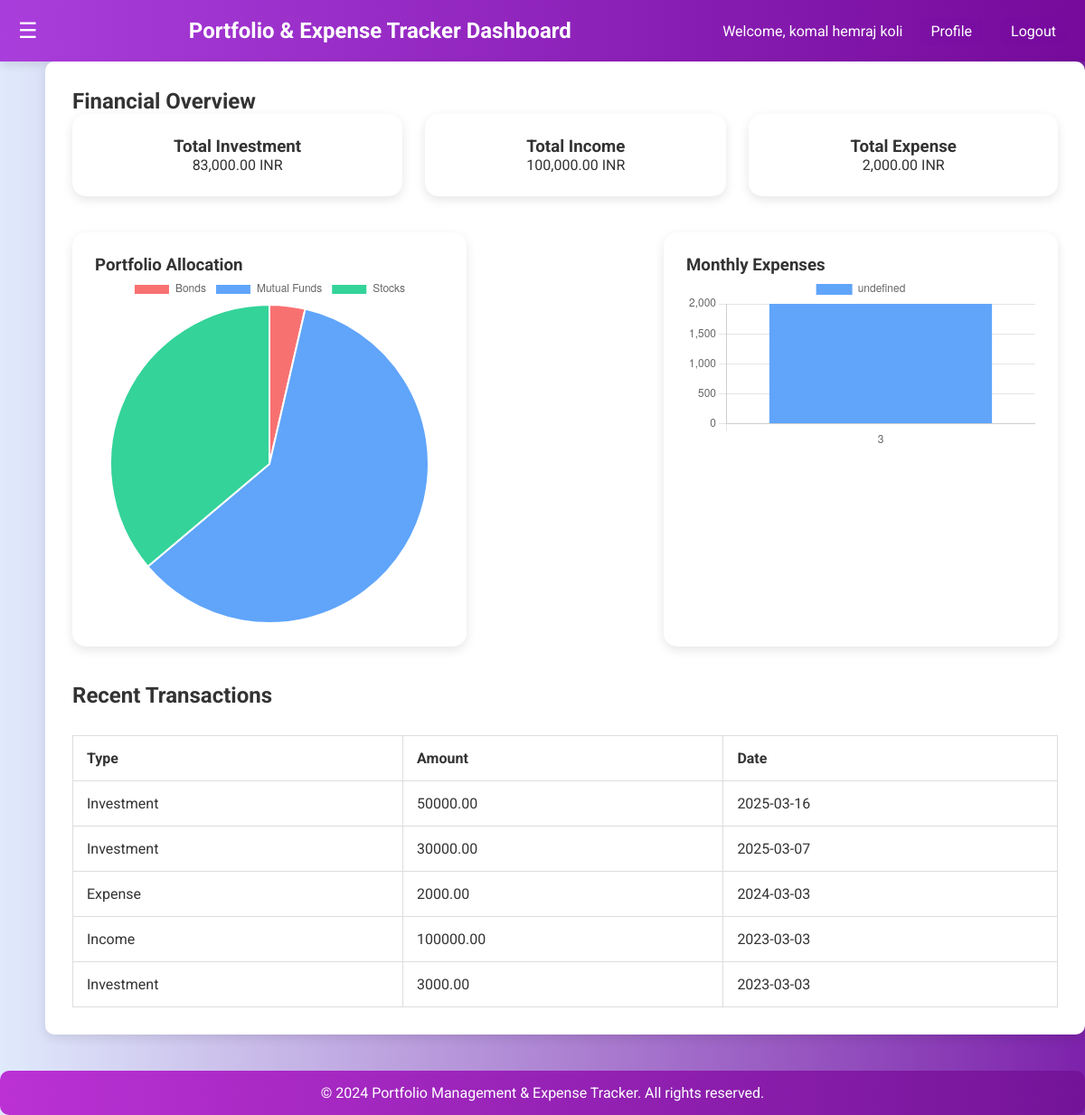
/Homepage.php (signed in), run on the app's committed database.
### tables this page shows
CREATE TABLE `users` (
  `user_id` int(11) NOT NULL,
  `name` varchar(100) NOT NULL,
  `username` varchar(50) NOT NULL,
  `email` varchar(100) NOT NULL,
  `password` varchar(255) NOT NULL,
  `phone` varchar(15) DEFAULT NULL,
  `address` text DEFAULT NULL,
  `dob` date DEFAULT NULL,
  `aadhar_no` varchar(16) DEFAULT NULL,
  `pan_no` varchar(10) DEFAULT NULL,
  `created_at` timestamp NOT NULL DEFAULT current_timestamp()
);

CREATE TABLE `investment` (
  `investment_id` int(11) NOT NULL,
  `user_id` int(11) NOT NULL,
  `investment_name` varchar(100) NOT NULL,
  `amount` decimal(10,2) NOT NULL,
  `date` date NOT NULL
);

CREATE TABLE `expense` (
  `expense_id` int(11) NOT NULL,
  `user_id` int(11) DEFAULT NULL,
  `expense_category` varchar(255) NOT NULL,
  `expense_amount` decimal(10,2) NOT NULL,
  `expense_date` date NOT NULL
);

CREATE TABLE `income` (
  `income_id` int(11) NOT NULL,
  `user_id` int(11) NOT NULL,
  `income_category` varchar(255) NOT NULL,
  `income_amount` decimal(10,2) NOT NULL,
  `income_date` date NOT NULL
);

### Homepage.php (the view, shortened to what this page needs)
<?php
$servername = "localhost";
$username = "root";
$password = "";
$database = "CPP";
$conn = new mysqli($servername, $username, $password, $database);
$user_id = $_SESSION['user_id'];
$userQuery = $conn->prepare("SELECT name FROM users WHERE user_id = ?");
$userQuery->bind_param("i", $user_id);
$userQuery->execute();
$userResult = $userQuery->get_result();
$userRow = $userResult->fetch_assoc();
$userName = htmlspecialchars($userRow['name'] ?? "User");
$totalsQuery = $conn->prepare("
    SELECT
        (SELECT COALESCE(SUM(amount), 0) FROM investment WHERE user_id = ?) AS totalInvestment,
        (SELECT COALESCE(SUM(income_amount), 0) FROM income WHERE user_id = ?) AS totalIncome,
        (SELECT COALESCE(SUM(expense_amount), 0) FROM expense WHERE user_id = ?) AS totalExpense
");
$totalsQuery->bind_param("iii", $user_id, $user_id, $user_id);
$totalsQuery->execute();
$totalsResult = $totalsQuery->get_result()->fetch_assoc();
$totalInvestment = $totalsResult['totalInvestment'];
$totalIncome = $totalsResult['totalIncome'];
$totalExpense = $totalsResult['totalExpense'];
$portfolioQuery = $conn->prepare("SELECT investment_name, SUM(amount) AS total FROM investment WHERE user_id = ? GROUP BY investment_name");
$portfolioQuery->bind_param("i", $user_id);
$portfolioQuery->execute();
$portfolioResult = $portfolioQuery->get_result();
$portfolioData = [];
while ($row = $portfolioResult->fetch_assoc()) {
    $portfolioData[] = $row;
}
$monthlyExpensesQuery = $conn->prepare("SELECT MONTH(expense_date) AS month, SUM(expense_amount) AS total FROM expense WHERE user_id = ? GROUP BY MONTH(expense_date)");
$monthlyExpensesQuery->bind_param("i", $user_id);
$monthlyExpensesQuery->execute();
$monthlyExpensesResult = $monthlyExpensesQuery->get_result();
$monthlyExpensesData = [];
while ($row = $monthlyExpensesResult->fetch_assoc()) {
    $monthlyExpensesData[] = $row;
}
$recent_transactions = [];
$queries = [
    "SELECT 'Income' AS type, income_amount AS amount, income_date AS date FROM income WHERE user_id = ? ORDER BY income_date DESC LIMIT 5",
    "SELECT 'Expense' AS type, expense_amount AS amount, expense_date AS date FROM expense WHERE user_id = ? ORDER BY expense_date DESC LIMIT 5",
    "SELECT 'Investment' AS type, amount, date FROM investment WHERE user_id = ? ORDER BY date DESC LIMIT 5"
];
foreach ($queries as $query) {
    $stmt = $conn->prepare($query);
    $stmt->bind_param("i", $user_id);
    $stmt->execute();
    $result = $stmt->get_result();
    while ($row = $result->fetch_assoc()) {
        $recent_transactions[] = $row;
    }
}
usort($recent_transactions, function ($a, $b) {
    return strtotime($b['date']) - strtotime($a['date']);
});
?>
<!DOCTYPE html>
<html lang="en">
<head>
</head>
<body>
<header>
    <button id="toggleSidebar">☰</button>
    <h1>Portfolio & Expense Tracker Dashboard</h1>
    <div class="user-profile">
        <span>Welcome, <?php echo $userName; ?></span>
        <a href="Profile.php">Profile</a>
        <a href="logout.php">Logout</a>
    </div>
</header>
<div class="container">
    <main class="dashboard">
        <section class="financial-overview">
            <h2>Financial Overview</h2>
            <div class="overview-panels">
                <div class="panel">
                    <h3>Total Investment</h3>
                    <p><?php echo number_format($totalInvestment, 2); ?> INR</p>
                </div>
                <div class="panel">
                    <h3>Total Income</h3>
                    <p><?php echo number_format($totalIncome, 2); ?> INR</p>
                </div>
                <div class="panel">
                    <h3>Total Expense</h3>
                    <p><?php echo number_format($totalExpense, 2); ?> INR</p>
                </div>
            </div>
        </section>
        <section class="charts-section">
            <div class="chart">
                <h3>Portfolio Allocation</h3>
                <canvas id="portfolioChart"></canvas>
            </div>
            <div class="chart">
                <h3>Monthly Expenses</h3>
                <canvas id="expensesChart"></canvas>
            </div>
        </section>
        <section class="recent-transactions">
            <h2>Recent Transactions</h2>
            <table>
                <tr>
                    <th>Type</th>
                    <th>Amount</th>
                    <th>Date</th>
                </tr>
                <?php foreach ($recent_transactions as $transaction): ?>
                    <tr>
                        <td><?php echo htmlspecialchars($transaction['type']); ?></td>
                        <td><?php echo htmlspecialchars($transaction['amount']); ?></td>
                        <td><?php echo htmlspecialchars($transaction['date']); ?></td>
                    </tr>
                <?php endforeach; ?>
            </table>
        </section>
    </main>
</div>
<footer>
    <p>&copy; 2024 Portfolio Management & Expense Tracker. All rights reserved.</p>
</footer>
<script>
    const toggleButton = document.getElementById('toggleSidebar');
    const sidebar = document.querySelector('.sidebar');
    toggleButton.addEventListener('click', () => {
        sidebar.classList.toggle('active');
    });
    new Chart(document.getElementById('portfolioChart'), {
        type: 'pie',
        data: {
            labels: <?php echo json_encode(array_column($portfolioData, 'investment_name')); ?>,
            datasets: [{
                data: <?php echo json_encode(array_column($portfolioData, 'total')); ?>,
                backgroundColor: ['#f87171', '#60a5fa', '#34d399', '#facc15']
            }]
        }
    });
    new Chart(document.getElementById('expensesChart'), {
        type: 'bar',
        data: {
            labels: <?php echo json_encode(array_column($monthlyExpensesData, 'month')); ?>,
            datasets: [{
                data: <?php echo json_encode(array_column($monthlyExpensesData, 'total')); ?>,
                backgroundColor: '#60a5fa'
            }]
        }
    });
</script>
</body>
</html>

### Homepage.php (style rules this page uses)
* { margin: 0; padding: 0; box-sizing: border-box; }
body { font-family: 'Roboto', sans-serif; background: linear-gradient(to right, #e0eafc,rgb(125, 34, 171)); color: #333; }
header { background: linear-gradient(90deg, rgb(170, 62, 220), rgb(117, 10, 155)); color: white; padding: 20px; display: flex; justify-content: space-between; align-items: center; box-shadow: 0 4px 10px rgba(0, 0, 0, 0.1); position: relative; }
header h1 { font-size: 24px; }
.user-profile a { color: white; margin-left: 15px; text-decoration: none; padding: 6px 12px; background-color: rgba(123, 5, 159, 0.2); border-radius: 8px; }
.container { display: flex; position: relative; }
#toggleSidebar { font-size: 24px; background: transparent; color: white; border: none; cursor: pointer; }
.dashboard { flex-grow: 1; margin-left: 50px; padding: 30px; background-color: white; border-radius: 10px; box-shadow: 0 4px 12px rgba(0, 0, 0, 0.1); transition: margin-left 0.3s ease; }
.overview-panels { display: flex; justify-content: space-between; margin-bottom: 40px; }
.panel { background-color: #fff; padding: 25px; border-radius: 15px; box-shadow: 0 4px 12px rgba(0, 0, 0, 0.1); text-align: center; flex-grow: 1; margin-right: 25px; transition: transform 0.3s ease; }
.panel:last-child { margin-right: 0; }
.charts-section { display: flex; justify-content: space-between; margin-bottom: 40px; }
.chart { background-color: #fff; padding: 25px; border-radius: 15px; box-shadow: 0 4px 12px rgba(0, 0, 0, 0.1); width: 40%; }
.recent-transactions table { width: 100%; border-collapse: collapse; background-color: #fff; margin-top: 30px; }
.recent-transactions th, .recent-transactions td { padding: 15px; border: 1px solid #ddd; text-align: left; }
footer { background: linear-gradient(90deg, rgb(187, 49, 212), rgb(115, 20, 152)); color: white; text-align: center; padding: 15px; margin-top: 40px; border-radius: 10px; }

### data on the page
users: name "komal hemraj koli"
investment: type "Investment", amount "50000.00", date "2025-03-16"
investment: type "Investment", amount "30000.00", date "2025-03-07"
expense: type "Expense", expense_amount "2000.00", expense_date "2024-03-03"
income: type "Income", income_amount "100000.00", income_date "2023-03-03"
investment: type "Investment", amount "3000.00", date "2023-03-03"

### other printed values
$totalInvestment "83,000.00"
$totalIncome "100,000.00"
$totalExpense "2,000.00"
chart data {{ json_encode(array_column($portfolioData, 'investment_name')) }} ["Bonds","Mutual Funds","Stocks"]
chart data {{ json_encode(array_column($portfolioData, 'total')) }} ["3000.00","50000.00","30000.00"]
chart data {{ json_encode(array_column($monthlyExpensesData, 'month')) }} [3]
chart data {{ json_encode(array_column($monthlyExpensesData, 'total')) }} ["2000.00"]
